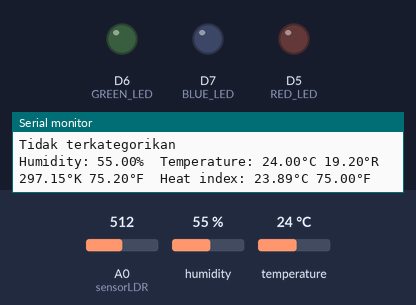
Bench run of a program on a simulated ESP8266 (NodeMCU). Shown: output pins drawn as LEDs (lit = HIGH), the last lines printed to the serial monitor. Inputs (shaded band) come from the test bench; at power-on: temperature 24 °C, A0 (sensorLDR) = 512, humidity 55 %.

Above: at 4.8 s.
4.9 s: temperature set to 27 °C
At 6.6 s:
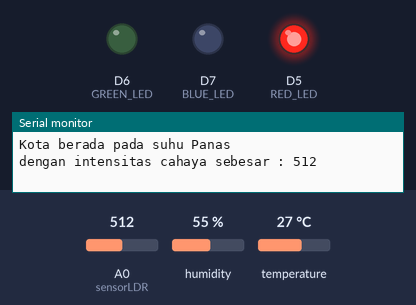
11.3 s: A0 (sensorLDR) set to 0
At 12.9 s:
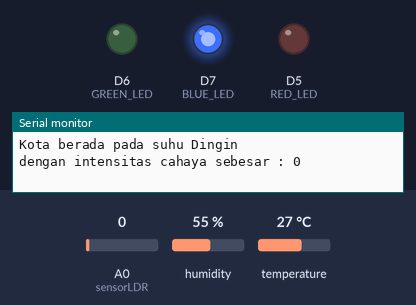
17.6 s: temperature set to 21 °C
20.6 s: temperature set to 18 °C
At 21.6 s:
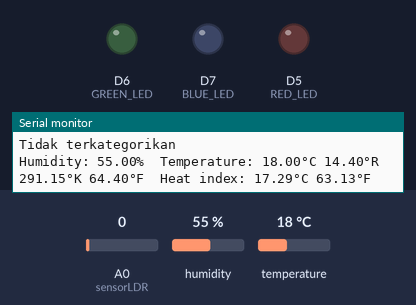
23.6 s: temperature set to 28 °C
At 25.7 s:
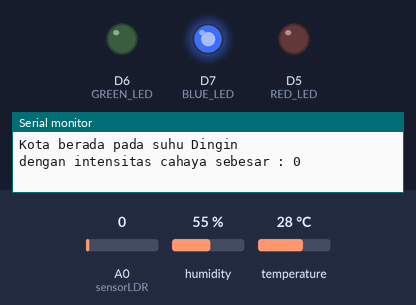
30.0 s: temperature set to 12 °C
At 30.5 s:
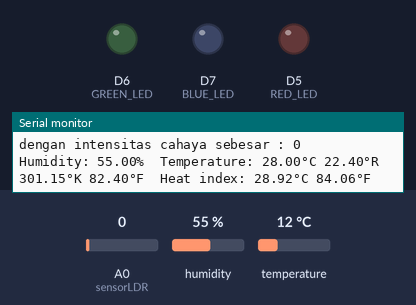
Timing chart, 0 to 33.0 s (numbered marks = the images above; inputs shaded):
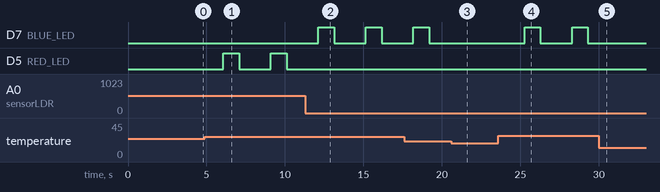

The program:

main.cpp
```cpp
#include <Arduino.h>
#include <DHT.h>
#define sensorLDR A0
int nilaiSensor;

#define DHTTYPE DHT11
#define RED_LED D5
#define GREEN_LED D6
#define BLUE_LED D7

DHT dht(D1, DHTTYPE);

void setup() {
  // put your setup code here, to run once:
  Serial.begin(115200);
  pinMode(RED_LED,OUTPUT);
  pinMode(GREEN_LED,OUTPUT);
  pinMode(BLUE_LED,OUTPUT);
  Serial.println("task 1");
}

void loop() {
  // put your main code here, to run repeatedly:
  delay(2000);
  nilaiSensor = analogRead(sensorLDR);
  float h = dht.readHumidity();
  float c = dht.readTemperature();
  float f = dht.readTemperature(true);

  float k = (f + 459.67) * 5/9;
  float r = c * 4 / 5;

  if (isnan(h) || isnan(c) || isnan(f))
  {
    Serial.println("Failed to read from DHT sensor!");
    return;
  }

  float hif = dht.computeHeatIndex(f, h);
  float hic = dht.computeHeatIndex(c, h, false);

  if ( (c > 25) && (nilaiSensor != 0) )
  {
    digitalWrite(RED_LED, HIGH);
    Serial.println("Kota berada pada suhu Panas ");
    Serial.print("dengan intensitas cahaya sebesar : ");
    Serial.println(nilaiSensor);
    delay(1000);
  } else if ( (c > 19) && (nilaiSensor == 0))
  {
    digitalWrite(BLUE_LED, HIGH);
    Serial.println("Kota berada pada suhu Dingin ");
    Serial.print("dengan intensitas cahaya sebesar : ");
    Serial.println(nilaiSensor);
    delay(1000);
  } else{
    Serial.println("Tidak terkategorikan");
  }

  Serial.print(F("Humidity: "));
  Serial.print(h);
  Serial.print(F("%  Temperature: "));
  Serial.print(c);
  Serial.print(F("°C "));
  Serial.print(r);
  Serial.print(F("°R "));
  Serial.print(k);
  Serial.print(F("°K "));
  Serial.print(f);
  Serial.print(F("°F  Heat index: "));
  Serial.print(hic);
  Serial.print(F("°C "));
  Serial.print(hif);
  Serial.println(F("°F"));
  digitalWrite(GREEN_LED, LOW);
  digitalWrite(BLUE_LED, LOW);
  digitalWrite(RED_LED, LOW);
}
```

Measured:
- the behaviour switches between 25 and 26 °C on temperature (found by bisection; images 0 and 1)
- the behaviour switches between 20 and 19 °C on temperature (found by bisection; images 2 and 3)
- after the input at 4.9 s, D5 (RED_LED): alternates HIGH for 1.0 s and LOW for 2.0 s, starting after 1.2 s
- after the input at 11.3 s, D7 (BLUE_LED): alternates HIGH for 1.0 s and LOW for 2.0 s, starting after 0.83 s; D5 (RED_LED): stops changing and stays LOW
- after the input at 20.6 s, D7 (BLUE_LED): stays LOW (without the input it goes to HIGH after 0.61 s)
- after the input at 23.6 s, D7 (BLUE_LED): alternates HIGH for 1.0 s and LOW for 2.0 s, starting after 1.7 s
- after the input at 30.0 s, D7 (BLUE_LED): stays LOW (without the input it goes to HIGH after 1.3 s)
